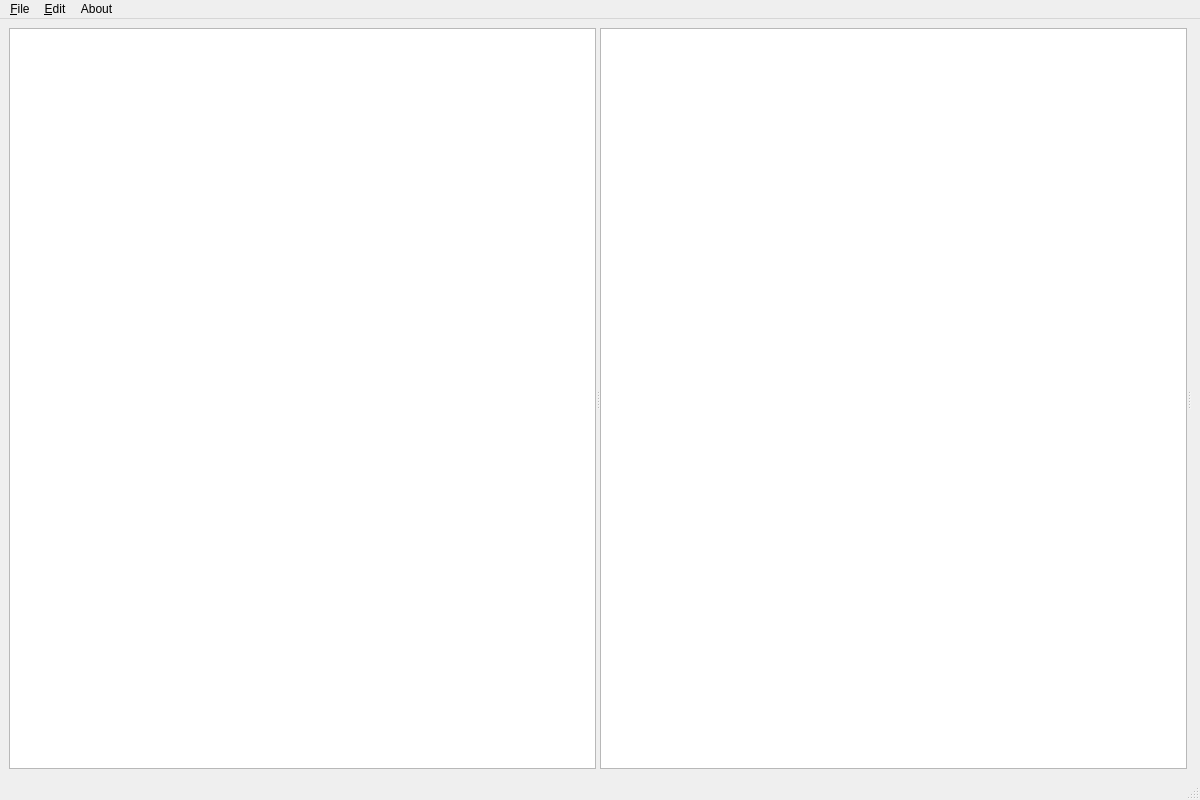
<?xml version="1.0" encoding="UTF-8"?>
<ui version="4.0">
 <class>MainWindow</class>
 <widget class="QMainWindow" name="MainWindow">
  <property name="geometry">
   <rect>
    <x>0</x>
    <y>0</y>
    <width>1200</width>
    <height>800</height>
   </rect>
  </property>
  <property name="windowTitle">
   <string>DrawSVG Canvas – PySide6</string>
  </property>
  <widget class="QWidget" name="centralwidget">
   <layout class="QVBoxLayout" name="centralLayout">
    <property name="spacing">
     <number>0</number>
    </property>
    <item>
     <widget class="QSplitter" name="mainSplitter">
      <property name="orientation">
       <enum>Qt::Horizontal</enum>
      </property>
      <widget class="QWidget" name="paletteContainer">
       <layout class="QVBoxLayout" name="paletteLayout">
        <property name="spacing">
         <number>0</number>
        </property>
        <item>
         <widget class="QListWidget" name="palettePlaceholder"/>
        </item>
       </layout>
      </widget>
      <widget class="QWidget" name="canvasContainer">
       <layout class="QVBoxLayout" name="canvasLayout">
        <property name="spacing">
         <number>0</number>
        </property>
        <item>
         <widget class="QGraphicsView" name="canvasPlaceholder"/>
        </item>
       </layout>
      </widget>
      <widget class="QWidget" name="propertiesContainer">
       <layout class="QVBoxLayout" name="propertiesLayout">
        <property name="spacing">
         <number>0</number>
        </property>
        <item>
         <widget class="QWidget" name="propertiesPlaceholder" native="true"/>
        </item>
       </layout>
      </widget>
     </widget>
    </item>
   </layout>
  </widget>
  <widget class="QMenuBar" name="menubar">
   <property name="geometry">
    <rect>
     <x>0</x>
     <y>0</y>
     <width>1200</width>
     <height>22</height>
    </rect>
   </property>
   <widget class="QMenu" name="menuFile">
    <property name="title">
     <string>&amp;File</string>
    </property>
    <addaction name="actionLoad_drawsvg_py"/>
    <addaction name="actionSave_drawsvg_py"/>
    <addaction name="separator"/>
    <addaction name="actionExport_svg"/>
    <addaction name="actionExport_png"/>
    <addaction name="actionExport_pdf"/>
    <addaction name="separator"/>
    <addaction name="actionQuit"/>
   </widget>
   <widget class="QMenu" name="menuEdit">
    <property name="title">
     <string>&amp;Edit</string>
    </property>
    <addaction name="actionUndo"/>
    <addaction name="actionRedo"/>
    <addaction name="separator"/>
    <addaction name="actionClear_canvas"/>
    <addaction name="actionShow_grid"/>
   </widget>
   <widget class="QMenu" name="menuAbout">
    <property name="title">
     <string>About</string>
    </property>
    <addaction name="actionInfo"/>
   </widget>
   <addaction name="menuFile"/>
   <addaction name="menuEdit"/>
   <addaction name="menuAbout"/>
  </widget>
  <widget class="QStatusBar" name="statusbar"/>
  <action name="actionLoad_drawsvg_py">
   <property name="text">
    <string>Load drawsvg-.py</string>
   </property>
  </action>
  <action name="actionSave_drawsvg_py">
   <property name="text">
    <string>Save drawsvg-.py</string>
   </property>
  </action>
  <action name="actionExport_svg">
   <property name="text">
    <string>Export SVG…</string>
   </property>
  </action>
  <action name="actionExport_png">
   <property name="text">
    <string>Export PNG…</string>
   </property>
  </action>
  <action name="actionExport_pdf">
   <property name="text">
    <string>Export PDF…</string>
   </property>
  </action>
  <action name="actionQuit">
   <property name="text">
    <string>Quit</string>
   </property>
   <property name="shortcut">
    <string>Ctrl+Q</string>
   </property>
  </action>
  <action name="actionUndo">
   <property name="text">
    <string>Undo</string>
   </property>
   <property name="shortcut">
    <string>Ctrl+Z</string>
   </property>
  </action>
  <action name="actionRedo">
   <property name="text">
    <string>Redo</string>
   </property>
   <property name="shortcut">
    <string>Ctrl+Y</string>
   </property>
  </action>
  <action name="actionClear_canvas">
   <property name="text">
    <string>Clear canvas</string>
   </property>
  </action>
  <action name="actionShow_grid">
   <property name="checkable">
    <bool>true</bool>
   </property>
   <property name="checked">
    <bool>true</bool>
   </property>
   <property name="text">
    <string>Show grid</string>
   </property>
  </action>
  <action name="actionInfo">
   <property name="text">
    <string>Information</string>
   </property>
  </action>
 </widget>
 <resources/>
 <connections/>
</ui>
